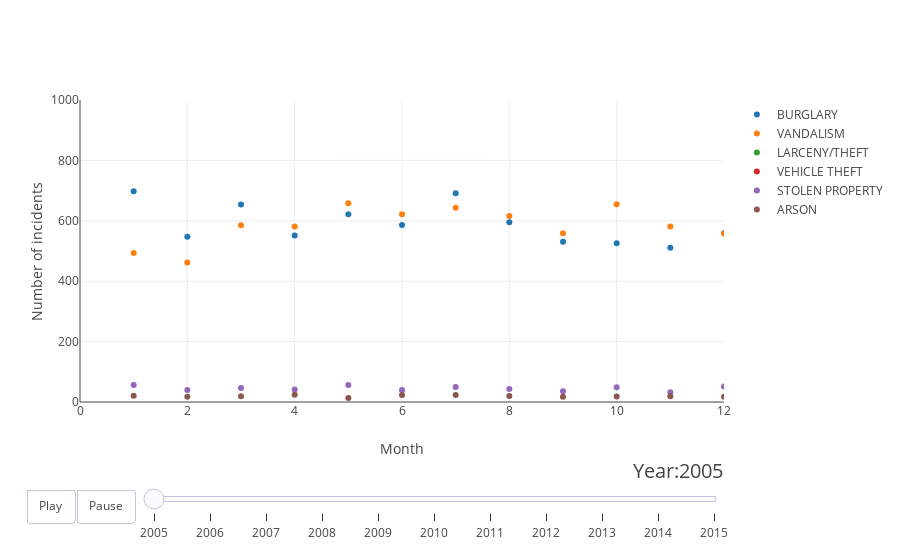

Source (notebook cell):
### Code cell
cats = []
for cat in df['Category']:
    if cat not in cats:
        cats.append(cat)
figure = {
    'data': [],
    'layout': {},
    'frames': []
}

figure['layout']['xaxis'] = {'range': [0, 12], 'title': 'Month'}
figure['layout']['yaxis'] = {'title': 'Number of incidents', 'range': [0, 1000]}
figure['layout']['hovermode'] = 'closest'
figure['layout']['sliders'] = {
    'args': [
        'transition', {
            'duration': 400,
            'easing': 'cubic-in-out'
        }
    ],
    'initialValue': '2014',
    'plotlycommand': 'animate',
    'values': years,
    'visible': True
}
figure['layout']['updatemenus'] = [
    {
        'buttons': [
            {
                'args': [None, {'frame': {'duration': 500, 'redraw': False},
                         'fromcurrent': True, 'transition': {'duration': 300, 'easing': 'quadratic-in-out'}}],
                'label': 'Play',
                'method': 'animate'
            },
            {
                'args': [[None], {'frame': {'duration': 0, 'redraw': False}, 'mode': 'immediate',
                'transition': {'duration': 0}}],
                'label': 'Pause',
                'method': 'animate'
            }
        ],
        'direction': 'left',
        'pad': {'r': 10, 't': 87},
        'showactive': False,
        'type': 'buttons',
        'x': 0.1,
        'xanchor': 'right',
        'y': 0,
        'yanchor': 'top'
    }
]

sliders_dict = {
    'active': 0,
    'yanchor': 'top',
    'xanchor': 'left',
    'currentvalue': {
        'font': {'size': 20},
        'prefix': 'Year:',
        'visible': True,
        'xanchor': 'right'
    },
    'transition': {'duration': 300, 'easing': 'cubic-in-out'},
    'pad': {'b': 10, 't': 50},
    'len': 0.9,
    'x': 0.1,
    'y': 0,
    'steps': []
}


Year = '2005'
for cat in cats:
    dataset_by_year = dataset[dataset['Year'] == Year]
    dataset_by_year_and_cont = dataset_by_year[dataset_by_year['Category'] == cat]

    data_dict = {
        'x': list(dataset_by_year_and_cont['Month']),
        'y': list(dataset_by_year_and_cont['IncidntNum']),
        'mode': 'markers',
        'text': list(dataset_by_year_and_cont['Category']),
        'name': cat
    }
    figure['data'].append(data_dict)
    

for year in years:
    frame = {'data': [], 'name': str(year)}
    for cat in cats:
        dataset_by_year = dataset[dataset['Year'] == year]
        dataset_by_year_and_cont = dataset_by_year[dataset_by_year['Category'] == cat]

        data_dict = {
            'x': list(dataset_by_year_and_cont['Month']),
            'y': list(dataset_by_year_and_cont['IncidntNum']),
            'mode': 'markers',
            'text': list(dataset_by_year_and_cont['Category']),
            'name': cat
        }
        frame['data'].append(data_dict)

    figure['frames'].append(frame)
    slider_step = {'args': [
        [year],
        {'frame': {'duration': 300, 'redraw': False},
         'mode': 'immediate',
       'transition': {'duration': 300}}
     ],
     'label': year,
     'method': 'animate'}
    sliders_dict['steps'].append(slider_step)

    
figure['layout']['sliders'] = [sliders_dict]
iplot(figure)
#plotly.offline.plot(figure, filename='animation')

### Figure 1 — Plotly figure (JSON) as saved in the notebook; plotly's stock layout.template omitted (floating-point values rounded to 4 significant figures)
{"data": [{"mode": "markers", "name": "BURGLARY", "text": ["BURGLARY", "BURGLARY", "BURGLARY", "BURGLARY", "BURGLARY", "BURGLARY", "BURGLARY", "BURGLARY", "BURGLARY", "BURGLARY", "BURGLARY", "BURGLARY"], "x": ["12", "11", "06", "02", "01", "05", "04", "09", "10", "03", "07", "08"], "y": [559, 511, 586, 547, 698, 622, 551, 531, 526, 654, 691, 595]}, {"mode": "markers", "name": "VANDALISM", "text": ["VANDALISM", "VANDALISM", "VANDALISM", "VANDALISM", "VANDALISM", "VANDALISM", "VANDALISM", "VANDALISM", "VANDALISM", "VANDALISM", "VANDALISM", "VANDALISM"], "x": ["04", "10", "09", "06", "02", "01", "05", "08", "03", "07", "12", "11"], "y": [581, 655, 559, 622, 462, 493, 658, 616, 585, 643, 558, 581]}, {"mode": "markers", "name": "LARCENY/THEFT", "text": ["LARCENY/THEFT", "LARCENY/THEFT", "LARCENY/THEFT", "LARCENY/THEFT", "LARCENY/THEFT", "LARCENY/THEFT", "LARCENY/THEFT", "LARCENY/THEFT", "LARCENY/THEFT", "LARCENY/THEFT", "LARCENY/THEFT", "LARCENY/THEFT"], "x": ["11", "12", "03", "07", "08", "05", "06", "02", "01", "10", "09", "04"], "y": [1996, 2083, 2035, 2307, 2406, 2181, 2253, 1734, 2038, 2169, 2197, 1920]}, {"mode": "markers", "name": "VEHICLE THEFT", "text": ["VEHICLE THEFT", "VEHICLE THEFT", "VEHICLE THEFT", "VEHICLE THEFT", "VEHICLE THEFT", "VEHICLE THEFT", "VEHICLE THEFT", "VEHICLE THEFT", "VEHICLE THEFT", "VEHICLE THEFT", "VEHICLE THEFT", "VEHICLE THEFT"], "x": ["11", "12", "07", "03", "08", "01", "06", "02", "05", "04", "10", "09"], "y": [1723, 1321, 1429, 1476, 1412, 1685, 1394, 1366, 1590, 1594, 1774, 1430]}, {"mode": "markers", "name": "STOLEN PROPERTY", "text": ["STOLEN PROPERTY", "STOLEN PROPERTY", "STOLEN PROPERTY", "STOLEN PROPERTY", "STOLEN PROPERTY", "STOLEN PROPERTY", "STOLEN PROPERTY", "STOLEN PROPERTY", "STOLEN PROPERTY", "STOLEN PROPERTY", "STOLEN PROPERTY", "STOLEN PROPERTY"], "x": ["12", "11", "09", "10", "04", "05", "06", "02", "01", "08", "03", "07"], "y": [51, 32, 36, 49, 41, 56, 40, 40, 56, 43, 46, 50]}, {"mode": "markers", "name": "ARSON", "text": ["ARSON", "ARSON", "ARSON", "ARSON", "ARSON", "ARSON", "ARSON", "ARSON", "ARSON", "ARSON", "ARSON", "ARSON"], "x": ["07", "03", "08", "01", "02", "06", "05", "04", "10", "09", "11", "12"], "y": [23, 19, 20, 21, 17, 23, 13, 24, 18, 17, 19, 17]}], "layout": {"hovermode": "closest", "sliders": [{"active": 0, "currentvalue": {"font": {"size": 20}, "prefix": "Year:", "visible": true, "xanchor": "right"}, "len": 0.9, "pad": {"b": 10, "t": 50}, "steps": [{"args": [["2005"], {"frame": {"duration": 300, "redraw": false}, "mode": "immediate", "transition": {"duration": 300}}], "label": "2005", "method": "animate"}, {"args": [["2006"], {"frame": {"duration": 300, "redraw": false}, "mode": "immediate", "transition": {"duration": 300}}], "label": "2006", "method": "animate"}, {"args": [["2007"], {"frame": {"duration": 300, "redraw": false}, "mode": "immediate", "transition": {"duration": 300}}], "label": "2007", "method": "animate"}, {"args": [["2008"], {"frame": {"duration": 300, "redraw": false}, "mode": "immediate", "transition": {"duration": 300}}], "label": "2008", "method": "animate"}, {"args": [["2009"], {"frame": {"duration": 300, "redraw": false}, "mode": "immediate", "transition": {"duration": 300}}], "label": "2009", "method": "animate"}, {"args": [["2010"], {"frame": {"duration": 300, "redraw": false}, "mode": "immediate", "transition": {"duration": 300}}], "label": "2010", "method": "animate"}, {"args": [["2011"], {"frame": {"duration": 300, "redraw": false}, "mode": "immediate", "transition": {"duration": 300}}], "label": "2011", "method": "animate"}, {"args": [["2012"], {"frame": {"duration": 300, "redraw": false}, "mode": "immediate", "transition": {"duration": 300}}], "label": "2012", "method": "animate"}, {"args": [["2013"], {"frame": {"duration": 300, "redraw": false}, "mode": "immediate", "transition": {"duration": 300}}], "label": "2013", "method": "animate"}, {"args": [["2014"], {"frame": {"duration": 300, "redraw": false}, "mode": "immediate", "transition": {"duration": 300}}], "label": "2014", "method": "animate"}, {"args": [["2015"], {"frame": {"duration": 300, "redraw": false}, "mode": "immediate", "transition": {"duration": 300}}], "label": "2015", "method": "animate"}], "transition": {"duration": 300, "easing": "cubic-in-out"}, "x": 0.1, "xanchor": "left", "y": 0, "yanchor": "top"}], "updatemenus": [{"buttons": [{"args": [null, {"frame": {"duration": 500, "redraw": false}, "fromcurrent": true, "transition": {"duration": 300, "easing": "quadratic-in-out"}}], "label": "Play", "method": "animate"}, {"args": [[null], {"frame": {"duration": 0, "redraw": false}, "mode": "immediate", "transition": {"duration": 0}}], "label": "Pause", "method": "animate"}], "direction": "left", "pad": {"r": 10, "t": 87}, "showactive": false, "type": "buttons", "x": 0.1, "xanchor": "right", "y": 0, "yanchor": "top"}], "xaxis": {"range": [0, 12], "title": "Month"}, "yaxis": {"range": [0, 1000], "title": "Number of incidents"}}}
